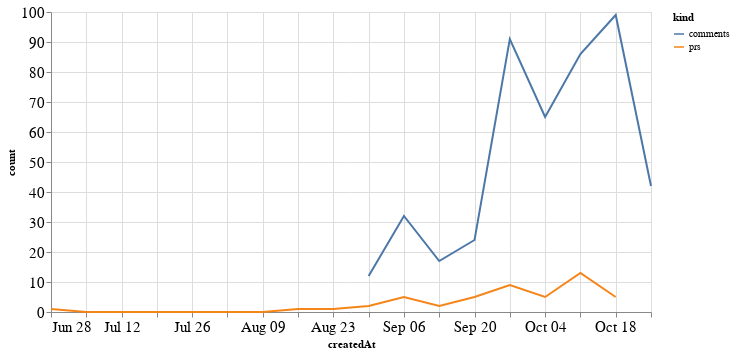

Notebook source saved alongside this figure:
### Code cell
alt.Chart(total_time, width=600).mark_line().encode(
    x='createdAt',
    y='count',
    color='kind'
)

### Figure 1 — Vega-Lite specification as saved in the notebook (floating-point values rounded to 4 significant figures)
{"config": {"axisLeft": {"labelFontSize": 15}, "axisBottom": {"labelFontSize": 15}}, "data": {"name": "data-e50abe3b330d148df9c30e650f34b832"}, "mark": "line", "encoding": {"color": {"type": "nominal", "field": "kind"}, "x": {"type": "temporal", "field": "createdAt"}, "y": {"type": "quantitative", "field": "count"}}, "width": 600, "$schema": "https://vega.github.io/schema/vega-lite/v4.8.1.json", "datasets": {"data-e50abe3b330d148df9c30e650f34b832": [{"createdAt": "2020-06-28T00:00:00", "kind": "prs", "count": 1.0}, {"createdAt": "2020-07-05T00:00:00", "kind": "prs", "count": 0.0}, {"createdAt": "2020-07-12T00:00:00", "kind": "prs", "count": 0.0}, {"createdAt": "2020-07-19T00:00:00", "kind": "prs", "count": 0.0}, {"createdAt": "2020-07-26T00:00:00", "kind": "prs", "count": 0.0}, {"createdAt": "2020-08-02T00:00:00", "kind": "prs", "count": 0.0}, {"createdAt": "2020-08-09T00:00:00", "kind": "prs", "count": 0.0}, {"createdAt": "2020-08-16T00:00:00", "kind": "prs", "count": 1.0}, {"createdAt": "2020-08-23T00:00:00", "kind": "prs", "count": 1.0}, {"createdAt": "2020-08-30T00:00:00", "kind": "prs", "count": 2.0}, {"createdAt": "2020-09-06T00:00:00", "kind": "prs", "count": 5.0}, {"createdAt": "2020-09-13T00:00:00", "kind": "prs", "count": 2.0}, {"createdAt": "2020-09-20T00:00:00", "kind": "prs", "count": 5.0}, {"createdAt": "2020-09-27T00:00:00", "kind": "prs", "count": 9.0}, {"createdAt": "2020-10-04T00:00:00", "kind": "prs", "count": 5.0}, {"createdAt": "2020-10-11T00:00:00", "kind": "prs", "count": 13.0}, {"createdAt": "2020-10-18T00:00:00", "kind": "prs", "count": 5.0}, {"createdAt": "2020-10-25T00:00:00", "kind": "prs", "count": null}, {"createdAt": "2020-06-28T00:00:00", "kind": "comments", "count": null}, {"createdAt": "2020-07-05T00:00:00", "kind": "comments", "count": null}, {"createdAt": "2020-07-12T00:00:00", "kind": "comments", "count": null}, {"createdAt": "2020-07-19T00:00:00", "kind": "comments", "count": null}, {"createdAt": "2020-07-26T00:00:00", "kind": "comments", "count": null}, {"createdAt": "2020-08-02T00:00:00", "kind": "comments", "count": null}, {"createdAt": "2020-08-09T00:00:00", "kind": "comments", "count": null}, {"createdAt": "2020-08-16T00:00:00", "kind": "comments", "count": null}, {"createdAt": "2020-08-23T00:00:00", "kind": "comments", "count": null}, {"createdAt": "2020-08-30T00:00:00", "kind": "comments", "count": 12.0}, {"createdAt": "2020-09-06T00:00:00", "kind": "comments", "count": 32.0}, {"createdAt": "2020-09-13T00:00:00", "kind": "comments", "count": 17.0}, {"createdAt": "2020-09-20T00:00:00", "kind": "comments", "count": 24.0}, {"createdAt": "2020-09-27T00:00:00", "kind": "comments", "count": 91.0}, {"createdAt": "2020-10-04T00:00:00", "kind": "comments", "count": 65.0}, {"createdAt": "2020-10-11T00:00:00", "kind": "comments", "count": 86.0}, {"createdAt": "2020-10-18T00:00:00", "kind": "comments", "count": 99.0}, {"createdAt": "2020-10-25T00:00:00", "kind": "comments", "count": 42.0}]}}
